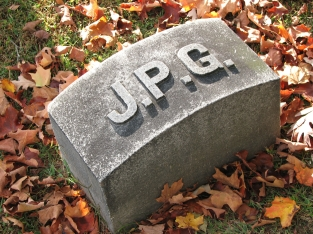
//> input picture filtry_openCV/foto.jpg, 313 x 234 px
$ ./transformacje   (built with g++ and OpenCV 4)
//> lines starting //> are read from the running program, lines starting //| are printed output that depends on the picture
#include "opencv2/imgproc/imgproc.hpp"
#include "opencv2/highgui/highgui.hpp"
#include <iostream>
#include <cv.h>
#include <highgui.h>
using namespace std;
using namespace cv;

int main()
{
        //wyswietlanie obrazka
        IplImage* img = cvLoadImage("foto.jpg");
//> img is the input picture: 234 rows x 313 cols, CV_8UC3; mean B, G, R 87.1, 105.9, 127.8
        cvNamedWindow("Obrazek");
        cvShowImage("Obrazek", img);


             //praksztalcenie obrazka
        cvErode(img, img, 0, 2);
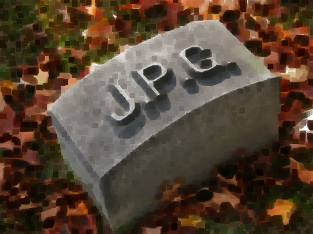
//> img: 234 rows x 313 cols, CV_8UC3; mean B, G, R 50.4, 66.8, 85.5
        cvNamedWindow("Erozja");
        cvShowImage("Erozja", img);
	cvDilate(img, img, 0, 2);
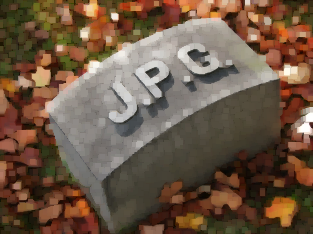
//> img: 234 rows x 313 cols, CV_8UC3; mean B, G, R 68.8, 87.3, 109.6
        cvNamedWindow("Rozmycie");
        cvShowImage("Rozmycie", img);
	cvNot(img, img);
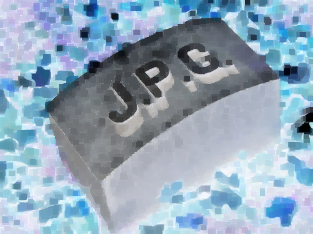
//> img: 234 rows x 313 cols, CV_8UC3; mean B, G, R 186.2, 167.7, 145.4
        cvNamedWindow("Odwrotny");
        cvShowImage("Odwrotny", img);

 cvWaitKey(0);


        cvDestroyWindow("Obrazek");
        cvDestroyWindow("Erozja");
	cvDestroyWindow("Rozmycie");
	cvDestroyWindow("Odwrotny");

        cvReleaseImage(&img);


        return 0;
}
